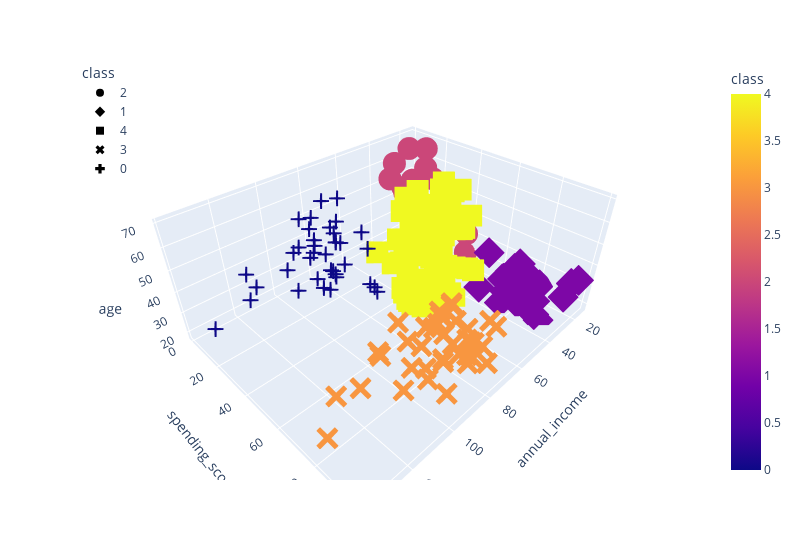

The cell this chart's notebook holds for it:
### Code cell
fig = px.scatter_3d(
    df_shopping,
    x = "annual_income",
    y = "spending_score",
    z = "age",
    color = "class",
    symbol = "class",
    width = 800
)

fig.update_layout(legend=dict(x = 0, y = 1))
fig.show()

### Figure 1 — Plotly figure (JSON) as saved in the notebook; plotly's stock layout.template omitted (floating-point values rounded to 4 significant figures)
{"data": [{"hovertemplate": "class=%{marker.color}<br>annual_income=%{x}<br>spending_score=%{y}<br>age=%{z}<extra></extra>", "legendgroup": "2", "marker": {"color": [2, 2, 2, 2, 2, 2, 2, 2, 2, 2, 2, 2, 2, 2, 2, 2, 2, 2, 2, 2, 2, 2, 2], "coloraxis": "coloraxis", "symbol": "circle"}, "mode": "markers", "name": "2", "scene": "scene", "showlegend": true, "type": "scatter3d", "x": [15, 16, 17, 18, 19, 19, 20, 20, 21, 23, 24, 25, 28, 28, 29, 30, 33, 33, 34, 37, 38, 39, 39], "y": [39, 6, 40, 6, 3, 14, 15, 13, 35, 29, 35, 5, 14, 32, 31, 4, 4, 14, 17, 26, 35, 36, 28], "z": [19, 20, 31, 35, 64, 67, 58, 37, 35, 52, 35, 46, 54, 45, 40, 60, 53, 49, 42, 36, 65, 48, 49]}, {"hovertemplate": "class=%{marker.color}<br>annual_income=%{x}<br>spending_score=%{y}<br>age=%{z}<extra></extra>", "legendgroup": "1", "marker": {"color": [1, 1, 1, 1, 1, 1, 1, 1, 1, 1, 1, 1, 1, 1, 1, 1, 1, 1, 1, 1, 1, 1], "coloraxis": "coloraxis", "symbol": "diamond"}, "mode": "markers", "name": "1", "scene": "scene", "showlegend": true, "type": "scatter3d", "x": [15, 16, 17, 18, 19, 19, 20, 20, 21, 23, 24, 25, 28, 28, 29, 30, 33, 33, 34, 37, 38, 39], "y": [81, 77, 76, 94, 72, 99, 77, 79, 66, 98, 73, 73, 82, 61, 87, 73, 92, 81, 73, 75, 92, 65], "z": [21, 23, 22, 23, 30, 35, 24, 22, 20, 35, 25, 31, 29, 35, 23, 21, 18, 21, 30, 20, 24, 24]}, {"hovertemplate": "class=%{marker.color}<br>annual_income=%{x}<br>spending_score=%{y}<br>age=%{z}<extra></extra>", "legendgroup": "4", "marker": {"color": [4, 4, 4, 4, 4, 4, 4, 4, 4, 4, 4, 4, 4, 4, 4, 4, 4, 4, 4, 4, 4, 4, 4, 4, 4, 4, 4, 4, 4, 4, 4, 4, 4, 4, 4, 4, 4, 4, 4, 4, 4, 4, 4, 4, 4, 4, 4, 4, 4, 4, 4, 4, 4, 4, 4, 4, 4, 4, 4, 4, 4, 4, 4, 4, 4, 4, 4, 4, 4, 4, 4, 4, 4, 4, 4, 4, 4, 4, 4], "coloraxis": "coloraxis", "symbol": "square"}, "mode": "markers", "name": "4", "scene": "scene", "showlegend": true, "type": "scatter3d", "x": [39, 40, 40, 40, 40, 42, 42, 43, 43, 43, 43, 44, 44, 46, 46, 46, 46, 47, 47, 48, 48, 48, 48, 48, 48, 49, 49, 50, 50, 54, 54, 54, 54, 54, 54, 54, 54, 54, 54, 54, 54, 57, 57, 58, 58, 59, 59, 60, 60, 60, 60, 60, 60, 61, 61, 62, 62, 62, 62, 62, 62, 63, 63, 63, 63, 63, 63, 64, 64, 65, 65, 65, 65, 67, 67, 67, 67, 69, 71], "y": [61, 55, 47, 42, 42, 52, 60, 54, 60, 45, 41, 50, 46, 51, 46, 56, 55, 52, 59, 51, 59, 50, 48, 59, 47, 55, 42, 49, 56, 47, 54, 53, 48, 52, 42, 51, 55, 41, 44, 57, 46, 58, 55, 60, 46, 55, 41, 49, 40, 42, 52, 47, 50, 42, 49, 41, 48, 59, 55, 56, 42, 50, 46, 43, 48, 52, 54, 42, 46, 48, 50, 43, 59, 43, 57, 56, 40, 58, 35], "z": [31, 50, 27, 29, 31, 49, 33, 31, 59, 50, 47, 51, 69, 27, 53, 70, 19, 67, 54, 63, 18, 43, 68, 19, 32, 70, 47, 60, 60, 59, 26, 45, 40, 23, 49, 57, 38, 67, 46, 21, 48, 55, 22, 34, 50, 68, 18, 48, 40, 32, 24, 47, 27, 48, 20, 23, 49, 67, 26, 49, 21, 66, 54, 68, 66, 65, 19, 38, 19, 18, 19, 63, 49, 51, 50, 27, 38, 40, 43]}, {"hovertemplate": "class=%{marker.color}<br>annual_income=%{x}<br>spending_score=%{y}<br>age=%{z}<extra></extra>", "legendgroup": "3", "marker": {"color": [3, 3, 3, 3, 3, 3, 3, 3, 3, 3, 3, 3, 3, 3, 3, 3, 3, 3, 3, 3, 3, 3, 3, 3, 3, 3, 3, 3, 3, 3, 3, 3, 3, 3, 3, 3, 3, 3, 3], "coloraxis": "coloraxis", "symbol": "x"}, "mode": "markers", "name": "3", "scene": "scene", "showlegend": true, "type": "scatter3d", "x": [69, 70, 71, 71, 71, 72, 73, 73, 74, 75, 76, 77, 77, 78, 78, 78, 78, 78, 78, 79, 81, 85, 86, 87, 87, 87, 88, 88, 93, 97, 98, 99, 101, 103, 103, 113, 120, 126, 137], "y": [91, 77, 95, 75, 75, 71, 88, 73, 72, 93, 87, 97, 74, 90, 88, 76, 89, 78, 73, 83, 93, 75, 95, 63, 75, 92, 86, 69, 90, 86, 88, 97, 68, 85, 69, 91, 79, 74, 83], "z": [39, 31, 40, 38, 39, 31, 29, 32, 35, 32, 32, 28, 32, 34, 39, 38, 27, 30, 30, 29, 31, 36, 33, 32, 28, 36, 30, 27, 35, 32, 29, 30, 28, 36, 32, 38, 35, 32, 30]}, {"hovertemplate": "class=%{marker.color}<br>annual_income=%{x}<br>spending_score=%{y}<br>age=%{z}<extra></extra>", "legendgroup": "0", "marker": {"color": [0, 0, 0, 0, 0, 0, 0, 0, 0, 0, 0, 0, 0, 0, 0, 0, 0, 0, 0, 0, 0, 0, 0, 0, 0, 0, 0, 0, 0, 0, 0, 0, 0, 0, 0, 0, 0], "coloraxis": "coloraxis", "symbol": "cross"}, "mode": "markers", "name": "0", "scene": "scene", "showlegend": true, "type": "scatter3d", "x": [70, 71, 71, 72, 73, 73, 74, 75, 76, 77, 77, 78, 78, 78, 78, 78, 78, 79, 81, 85, 86, 87, 87, 87, 88, 88, 93, 97, 98, 99, 101, 103, 103, 113, 120, 126, 137], "y": [29, 11, 9, 34, 5, 7, 10, 5, 40, 12, 36, 22, 17, 20, 16, 1, 1, 35, 5, 26, 20, 27, 13, 10, 13, 15, 14, 32, 15, 39, 24, 17, 23, 8, 16, 28, 18], "z": [23, 59, 47, 25, 20, 44, 19, 57, 28, 25, 48, 34, 43, 44, 47, 37, 34, 56, 19, 50, 42, 36, 40, 36, 52, 58, 59, 37, 46, 41, 54, 41, 34, 33, 47, 45, 32]}], "layout": {"coloraxis": {"colorbar": {"title": {"text": "class"}}, "colorscale": [[0, "#0d0887"], [0.1111, "#46039f"], [0.2222, "#7201a8"], [0.3333, "#9c179e"], [0.4444, "#bd3786"], [0.5556, "#d8576b"], [0.6667, "#ed7953"], [0.7778, "#fb9f3a"], [0.8889, "#fdca26"], [1, "#f0f921"]]}, "legend": {"title": {"text": "class"}, "tracegroupgap": 0, "x": 0, "y": 1}, "margin": {"t": 60}, "scene": {"domain": {"x": [0, 1], "y": [0, 1]}, "xaxis": {"title": {"text": "annual_income"}}, "yaxis": {"title": {"text": "spending_score"}}, "zaxis": {"title": {"text": "age"}}}, "width": 800}}
